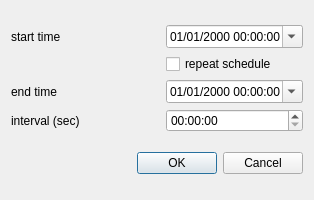
<?xml version="1.0" encoding="UTF-8"?>
<ui version="4.0">
 <class>ScheduleDialog</class>
 <widget class="QDialog" name="ScheduleDialog">
  <property name="geometry">
   <rect>
    <x>0</x>
    <y>0</y>
    <width>314</width>
    <height>200</height>
   </rect>
  </property>
  <property name="windowTitle">
   <string>new schedule</string>
  </property>
  <property name="modal">
   <bool>true</bool>
  </property>
  <layout class="QVBoxLayout" name="verticalLayout">
   <item>
    <layout class="QGridLayout" name="gridLayout">
     <item row="0" column="0">
      <widget class="QLabel" name="label">
       <property name="text">
        <string>start time</string>
       </property>
      </widget>
     </item>
     <item row="0" column="1">
      <widget class="QDateTimeEdit" name="startTimeEdit">
       <property name="sizePolicy">
        <sizepolicy hsizetype="Preferred" vsizetype="Fixed">
         <horstretch>0</horstretch>
         <verstretch>0</verstretch>
        </sizepolicy>
       </property>
       <property name="displayFormat">
        <string>dd/MM/yyyy HH:mm:ss</string>
       </property>
       <property name="calendarPopup">
        <bool>true</bool>
       </property>
      </widget>
     </item>
     <item row="1" column="0">
      <spacer name="horizontalSpacer">
       <property name="orientation">
        <enum>Qt::Horizontal</enum>
       </property>
       <property name="sizeHint" stdset="0">
        <size>
         <width>40</width>
         <height>20</height>
        </size>
       </property>
      </spacer>
     </item>
     <item row="1" column="1">
      <widget class="QCheckBox" name="repeatSchedule">
       <property name="text">
        <string>repeat schedule</string>
       </property>
      </widget>
     </item>
     <item row="2" column="0">
      <widget class="QLabel" name="label_2">
       <property name="text">
        <string>end time</string>
       </property>
      </widget>
     </item>
     <item row="2" column="1">
      <widget class="QDateTimeEdit" name="endTimeEdit">
       <property name="sizePolicy">
        <sizepolicy hsizetype="Preferred" vsizetype="Fixed">
         <horstretch>0</horstretch>
         <verstretch>0</verstretch>
        </sizepolicy>
       </property>
       <property name="correctionMode">
        <enum>QAbstractSpinBox::CorrectToPreviousValue</enum>
       </property>
       <property name="displayFormat">
        <string>dd/MM/yyyy HH:mm:ss</string>
       </property>
       <property name="calendarPopup">
        <bool>true</bool>
       </property>
      </widget>
     </item>
     <item row="3" column="0">
      <widget class="QLabel" name="label_3">
       <property name="text">
        <string>interval (sec)</string>
       </property>
      </widget>
     </item>
     <item row="3" column="1">
      <widget class="QTimeEdit" name="intervalEdit">
       <property name="displayFormat">
        <string>HH:mm:ss</string>
       </property>
      </widget>
     </item>
    </layout>
   </item>
   <item>
    <widget class="QDialogButtonBox" name="buttonBox">
     <property name="orientation">
      <enum>Qt::Horizontal</enum>
     </property>
     <property name="standardButtons">
      <set>QDialogButtonBox::Cancel|QDialogButtonBox::Ok</set>
     </property>
    </widget>
   </item>
  </layout>
 </widget>
 <resources/>
 <connections>
  <connection>
   <sender>buttonBox</sender>
   <signal>accepted()</signal>
   <receiver>ScheduleDialog</receiver>
   <slot>accept()</slot>
   <hints>
    <hint type="sourcelabel">
     <x>248</x>
     <y>254</y>
    </hint>
    <hint type="destinationlabel">
     <x>157</x>
     <y>274</y>
    </hint>
   </hints>
  </connection>
  <connection>
   <sender>buttonBox</sender>
   <signal>rejected()</signal>
   <receiver>ScheduleDialog</receiver>
   <slot>reject()</slot>
   <hints>
    <hint type="sourcelabel">
     <x>316</x>
     <y>260</y>
    </hint>
    <hint type="destinationlabel">
     <x>286</x>
     <y>274</y>
    </hint>
   </hints>
  </connection>
 </connections>
</ui>
